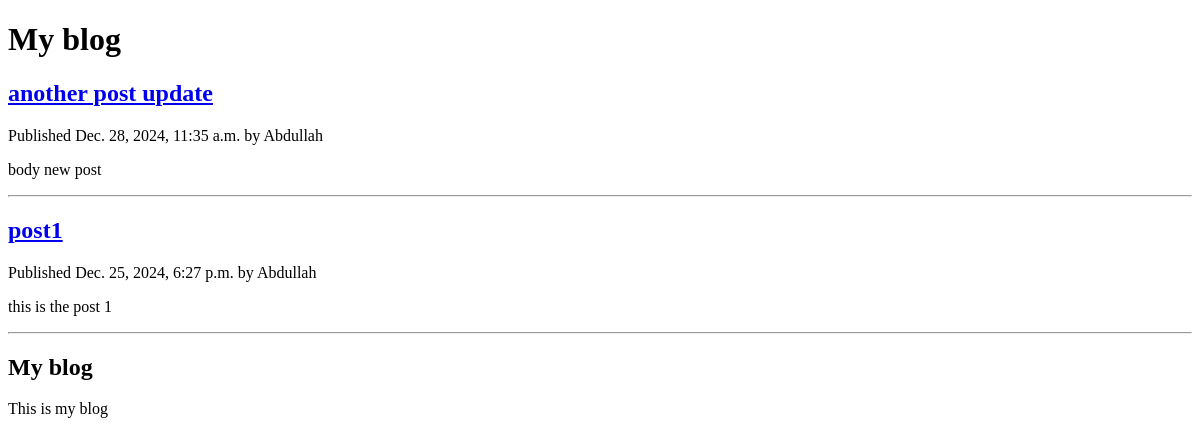
The page /blog/ on the database as committed earlier.
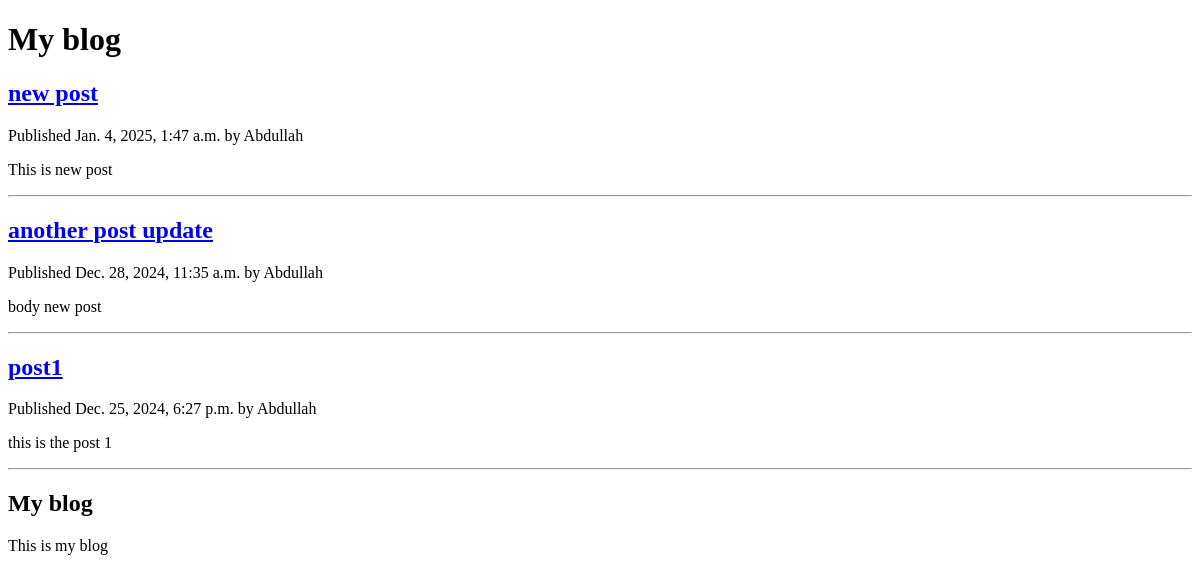
The same page on the database as committed later.
### blog/models.py (models this page shows, shortened)
class Post(models.Model):
    class Status(models.TextChoices):
        DRAFT = 'DF', 'Draft'
        PUBLISHED = 'PB', 'Published'
    title = models.CharField(max_length=250)
    slug = models.SlugField(max_length=250, unique_for_date='publish')
    auther = models.ForeignKey(User, on_delete=models.CASCADE, related_name='blog_posts')
    body = models.TextField()
    publish = models.DateTimeField(default=timezone.now)
    created = models.DateTimeField(auto_now_add=True)
    updated = models.DateTimeField(auto_now=True)
    status = models.CharField(max_length=2, choices=Status.choices, default=Status.DRAFT)
    class Meta:
        ordering = ['-publish']
        indexes = [
            models.Index(fields=['-publish']),
        ]
    def get_absolute_url(self):
        return reverse("blog:post_detail", args=[
            self.publish.year,
            self.publish.month,
            self.publish.day,
            self.slug
            ])

### blog/views.py (the view)
# urls.py: path('', views.post_list, name='post_list'),
def post_list(request):
    posts = Post.objects.all()
    return render(request, 'blog/post/list.html', {'posts': posts})

### blog/templates/blog/post/list.html (shortened to what this page needs)
{% extends "blog/base.html" %}
{% block content %}
    <h1>My blog</h1>
    {% for post in posts %}
        <h2>
        <a href="{{post.get_absolute_url}}">
        {{post.title}}
        </a>
        </h2>
        <p class="date">
        Published {{post.publish}} by {{post.auther}}
        </p>
        {{post.body|truncatewords:30|linebreaks}}
        <hr>
    {% endfor %}
{% endblock %}

### blog/templates/blog/base.html (shortened to what this page needs)
{% load static %}
<!DOCTYPE html>
<html>
    <head>
    <head>
    <body>
        <div id="content">
            {% block content %}
            {% endblock %}
        </div>
        <div id="sidebar">
            <h2>My blog</h2>
            <p>This is my blog</p>
        </div>
    </body>
</html>

Rows that differ between the two databases and show on the page:
added Post: title "new post", publish "Jan. 4, 2025, 1:47 a.m.", auther "Abdullah", body "This is new post"
